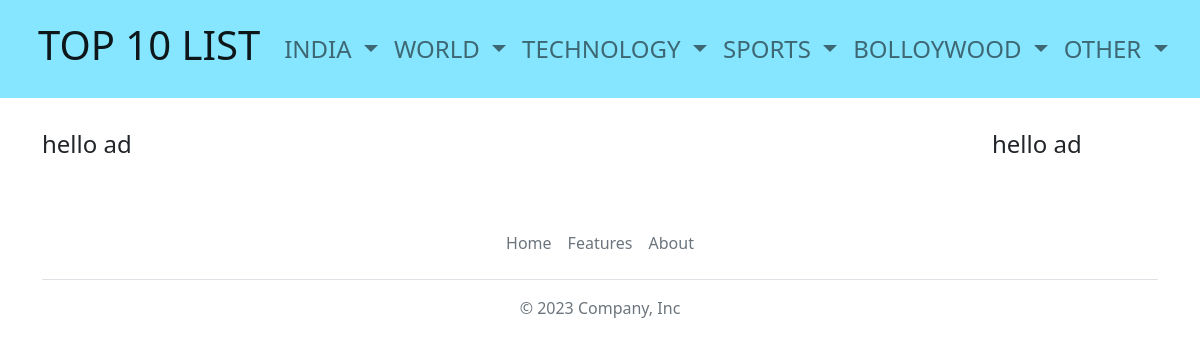
The page /TOPLIST/Technology/Mobile on the database as committed earlier.
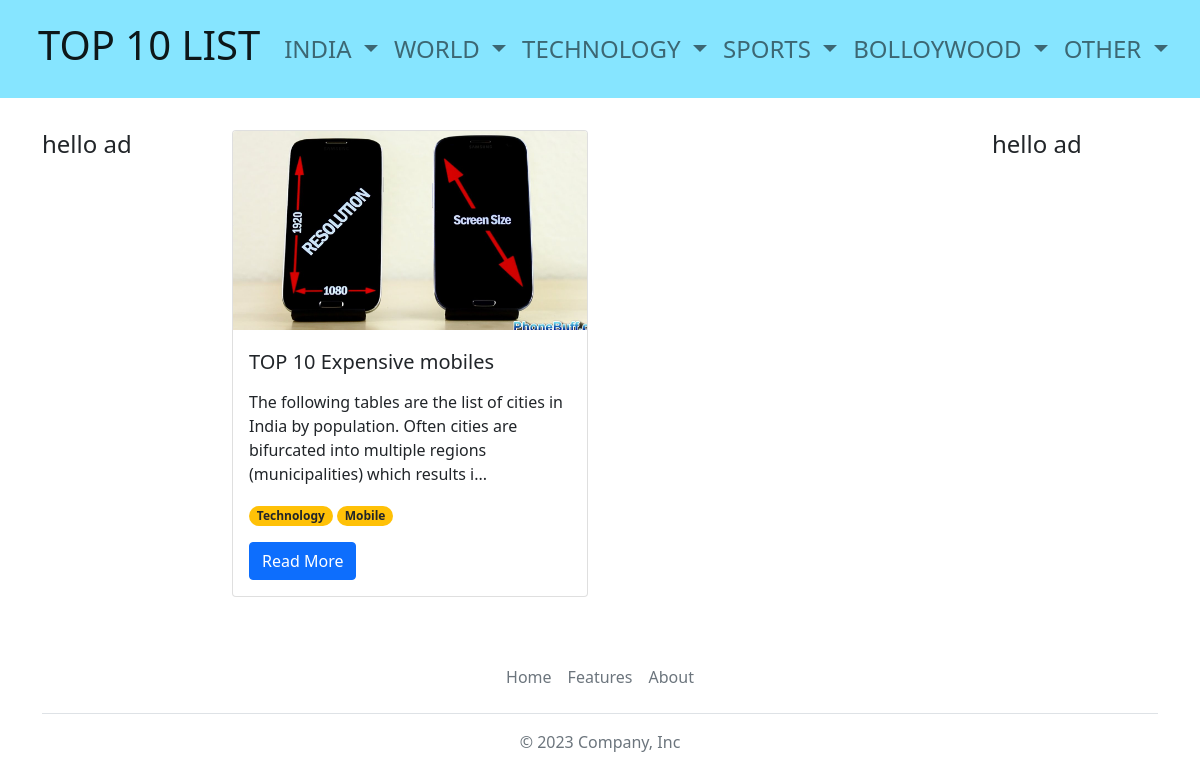
The same page on the database as committed later.
### Main/models.py (models this page shows, shortened)
class Post(models.Model):
    name = models.CharField(max_length=100)
    slug = models.SlugField(max_length=200, unique=True)
    description = models.TextField()
    thumbnail = models.ImageField(upload_to='thumbnail/')
    created_on = models.DateTimeField(auto_now_add=True)
    status = models.IntegerField(choices=STATUS, default=0)
    parent_cat= models.CharField(max_length=50)
    child_cat= models.CharField(max_length=50)
    is_affiliate=models.BooleanField(default=False)
    title_number_10=models.CharField(max_length=100,default='')
    img_number_10=models.ImageField(upload_to='post_images/',default='post_images/default.jpg')
    desc_number_10=models.CharField(max_length=500,default='')
    title_number_9=models.CharField(max_length=100,default='')
    img_number_9=models.ImageField(upload_to='post_images/',default='post_images/default.jpg')
    desc_number_9=models.CharField(max_length=500,default='')
    title_number_8=models.CharField(max_length=100,default='')
    img_number_8=models.ImageField(upload_to='post_images/',default='post_images/default.jpg')
    desc_number_8=models.CharField(max_length=500,default='')
    title_number_7=models.CharField(max_length=100,default='')
    img_number_7=models.ImageField(upload_to='post_images/',default='post_images/default.jpg')
    desc_number_7=models.CharField(max_length=500,default='')
    title_number_6=models.CharField(max_length=100,default='')
    img_number_6=models.ImageField(upload_to='post_images/',default='post_images/default.jpg')
    desc_number_6=models.CharField(max_length=500,default='')
    title_number_5=models.CharField(max_length=100,default='')
    img_number_5=models.ImageField(upload_to='post_images/',default='post_images/default.jpg')
    desc_number_5=models.CharField(max_length=500,default='')
    title_number_4=models.CharField(max_length=100,default='')
    img_number_4=models.ImageField(upload_to='post_images/',default='post_images/default.jpg')
    desc_number_4=models.CharField(max_length=500,default='')
    title_number_3=models.CharField(max_length=100,default='')
    img_number_3=models.ImageField(upload_to='post_images/',default='post_images/default.jpg')
    desc_number_3=models.CharField(max_length=500,default='')
    title_number_2=models.CharField(max_length=100,default='')
    img_number_2=models.ImageField(upload_to='post_images/',default='post_images/default.jpg')
    desc_number_2=models.CharField(max_length=500,default='')
    title_number_1=models.CharField(max_length=100,default='')
    img_number_1=models.ImageField(upload_to='post_images/',default='post_images/default.jpg')
    desc_number_1=models.CharField(max_length=500,default='')
    class Meta:
        ordering = ['-created_on']

### Main/views.py (the view)
# urls.py: path('TOPLIST/<str:parent_cat>/<str:child_cat>',Child_cat.as_view(), name="child_cat"),
class Child_cat(View):
    def get(self,request,parent_cat,child_cat):
        allPosts = Post.objects.filter(child_cat=child_cat).order_by('-created_on')[:10]
        return render(request, 'index.html', {'allPosts': allPosts})

### Main/templates/index.html (shortened to what this page needs)
{% extends "base.html" %}
{% block content %}
{% load static %}
  <main class="mt-4 mb-5">
            <div class="container">
                <div class="row">
                  <div class="col-sm-2"></div>
                      <div class="col-sm-8">
                      </div>
                    <div class="col-sm-2"></div>
                </div>
              <div class="row">
                <div class="col-sm-2">
                  {% block rightsidebar %}
                  {% include 'test.html' %}
                  {% endblock rightsidebar %}
                </div>
                <div class="col-sm-8">
                  <div class="row row-cols-1 row-cols-md-2 g-4">
                        {% for post in allPosts%}
                            <div class="col">
                                  <div class="card mb-1">
                                    <img src={{ post.thumbnail.url }} class="card-img-top" alt="Image">
                                    <div class="card-body">
                                        <div class="row mt-1 mb-2"> <h5 class="card-title"> {{ post.name }}  </h5> </div>
                                        <p class="card-text">{{post.description|slice:"150"}}...</p>
                                        <p class="card-text">
                                           <span class="badge rounded-pill bg-warning ">
                                            <a href="{% url 'parent_cat' post.parent_cat %}" class="text-decoration-none link-dark"> {{ post.parent_cat}} </a>
                                            </span>
                                            <span class="badge rounded-pill bg-warning ">
                                              <a href="{% url 'child_cat' post.parent_cat post.child_cat %}" class="text-decoration-none link-dark"> {{ post.child_cat}} </a>
                                            </span>
                                      </p>
                                        <a href="{% url 'post_detail' post.slug  %}" class="btn btn-primary">Read More </a>
                                    </div>
                                  </div>
                            </div>
                          {% endfor %}
                        </div>
                </div>
                <div class="col-sm-2">
                  {% block leftsidebar %}
                  {% include 'test.html' %}
                  {% endblock leftsidebar %}
                </div>
              </div>
            </div>
          </main>
{%endblock%}

Rows that differ between the two databases and show on the page:
added Post: thumbnail (picture), name "TOP 10 Expensive mobiles", description "The following tables are the list of cities in India by population. Often cities are bifurcated into multiple regions (municipalities) which results i", parent_cat "Technology", child_cat "Mobile"
